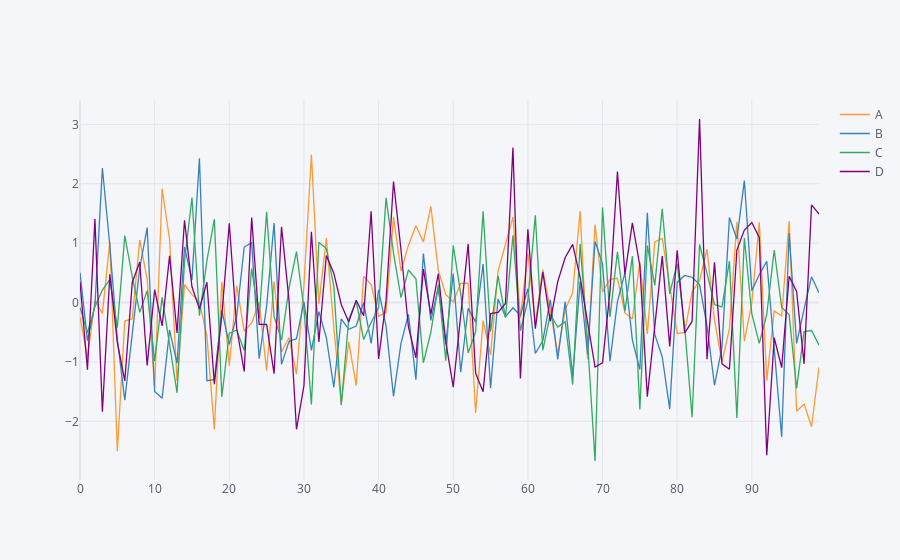

The code cell stored with this chart in its notebook:
### Code cell
df.iplot()  #interactive plot using plotly with lots of options
